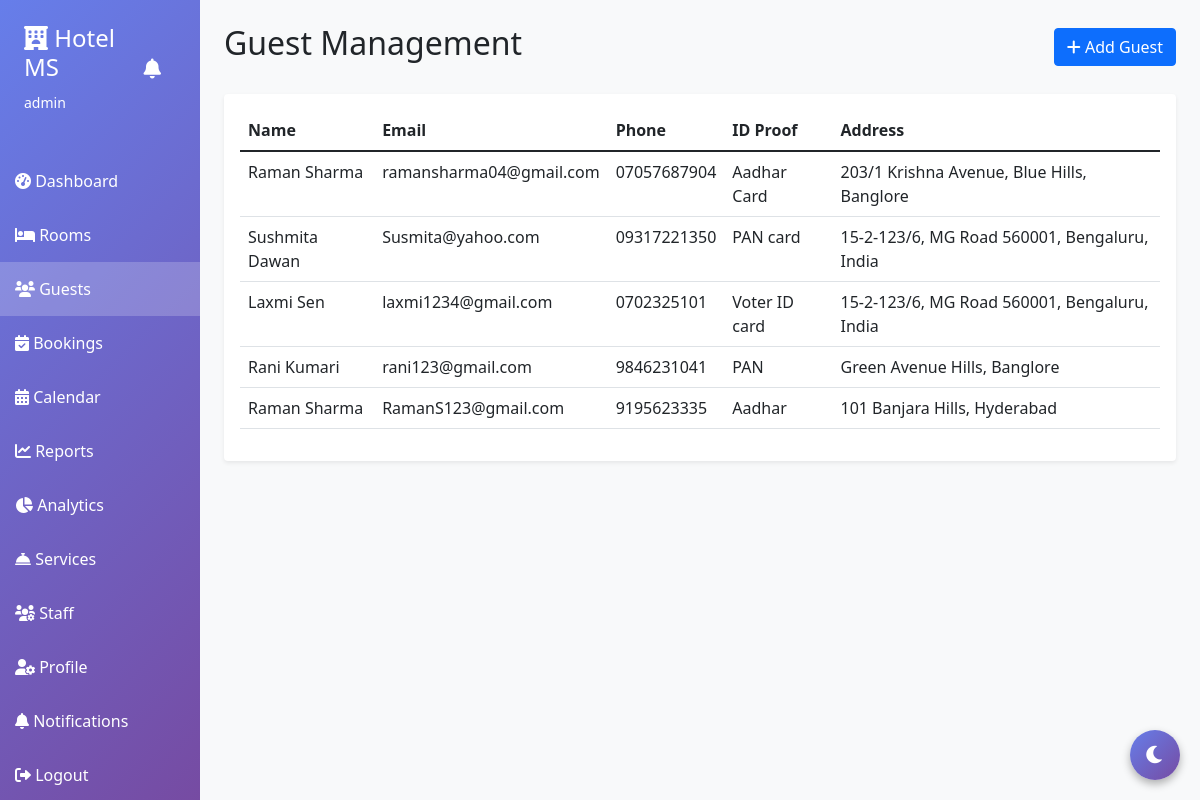
Screenshot of /guests (signed in) with the database file from the repository.
### server.py (models this page shows)
class User(UserMixin, db.Model):
    id = db.Column(db.Integer, primary_key=True)
    username = db.Column(db.String(80), unique=True, nullable=False)
    password = db.Column(db.String(200), nullable=False)
    role = db.Column(db.String(20), default='staff')
    guest_id = db.Column(db.Integer, db.ForeignKey('guest.id'), nullable=True)

class Guest(db.Model):
    id = db.Column(db.Integer, primary_key=True)
    name = db.Column(db.String(100), nullable=False)
    email = db.Column(db.String(100))
    phone = db.Column(db.String(20), nullable=False)
    id_proof = db.Column(db.String(50))
    address = db.Column(db.Text)
    loyalty_points = db.Column(db.Integer, default=0)
    loyalty_tier = db.Column(db.String(20), default='Bronze')  # Bronze, Silver, Gold, Platinum
    bookings = db.relationship('Booking', backref='guest', lazy=True)
    user = db.relationship('User', backref='guest_account', uselist=False)

### server.py (the view)
@app.route('/guests')
@login_required
def guests():
    if current_user.role == 'guest':
        return redirect(url_for('guest_dashboard'))
    all_guests = Guest.query.all()
    return render_template('guests.html', guests=all_guests)

### server.py (called while the page is built)
@login_manager.user_loader
def load_user(user_id):
    return User.query.get(int(user_id))

### templates/guests.html (shortened to what this page needs)
{% extends "base.html" %}
{% block content %}
<div class="d-flex justify-content-between align-items-center mb-4">
    <h2>Guest Management</h2>
    <button class="btn btn-primary" data-bs-toggle="modal" data-bs-target="#addGuestModal">
        <i class="fas fa-plus"></i> Add Guest
    </button>
</div>
<div class="card">
    <div class="card-body">
        <table class="table">
            <thead>
                <tr>
                    <th>Name</th>
                    <th>Email</th>
                    <th>Phone</th>
                    <th>ID Proof</th>
                    <th>Address</th>
                </tr>
            </thead>
            <tbody>
                {% for guest in guests %}
                <tr>
                    <td>{{ guest.name }}</td>
                    <td>{{ guest.email }}</td>
                    <td>{{ guest.phone }}</td>
                    <td>{{ guest.id_proof }}</td>
                    <td>{{ guest.address }}</td>
                </tr>
                {% endfor %}
            </tbody>
        </table>
    </div>
</div>
{% endblock %}

### templates/base.html (shortened to what this page needs)
<!DOCTYPE html>
<html lang="en">
<head>
    <link href="https://cdn.jsdelivr.net/npm/bootstrap@5.1.3/dist/css/bootstrap.min.css" rel="stylesheet">
    <link rel="stylesheet" href="https://cdnjs.cloudflare.com/ajax/libs/font-awesome/6.0.0/css/all.min.css">
</head>
<body>
    {% if current_user.is_authenticated %}
    <div class="container-fluid">
        <div class="row">
            <div class="col-md-2 sidebar p-0">
                <div class="p-4 text-white">
                    <div class="d-flex justify-content-between align-items-center mb-3">
                        <div>
                            <h4><i class="fas fa-hotel"></i> Hotel MS</h4>
                            <small>{{ current_user.username }}</small>
                        </div>
                        <div>
                            <a href="{{ url_for('notifications') }}" class="text-white position-relative"
                                title="Notifications">
                                <i class="fas fa-bell fa-lg"></i>
                            </a>
                        </div>
                    </div>
                </div>
                <nav>
                    {% if current_user.role == 'guest' %}
                    <a href="{{ url_for('guest_dashboard') }}"
                        class="{% if request.endpoint == 'guest_dashboard' %}active{% endif %}">
                        <i class="fas fa-tachometer-alt"></i> My Dashboard
                    </a>
                    <a href="{{ url_for('guest_book_room') }}"
                        class="{% if request.endpoint == 'guest_book_room' %}active{% endif %}">
                        <i class="fas fa-bed"></i> Book a Room
                    </a>
                    <a href="{{ url_for('profile') }}" class="{% if request.endpoint == 'profile' %}active{% endif %}">
                        <i class="fas fa-user"></i> My Profile
                    </a>
                    <a href="{{ url_for('notifications') }}"
                        class="{% if request.endpoint == 'notifications' %}active{% endif %}">
                        <i class="fas fa-bell"></i> Notifications
                    </a>
                    <a href="{{ url_for('logout') }}">
                        <i class="fas fa-sign-out-alt"></i> Logout
                    </a>
                    {% else %}
                    <a href="{{ url_for('dashboard') }}"
                        class="{% if request.endpoint == 'dashboard' %}active{% endif %}">
                        <i class="fas fa-tachometer-alt"></i> Dashboard
                    </a>
                    <a href="{{ url_for('rooms') }}" class="{% if request.endpoint == 'rooms' %}active{% endif %}">
                        <i class="fas fa-bed"></i> Rooms
                    </a>
                    <a href="{{ url_for('guests') }}" class="{% if request.endpoint == 'guests' %}active{% endif %}">
                        <i class="fas fa-users"></i> Guests
                    </a>
                    <a href="{{ url_for('bookings') }}"
                        class="{% if request.endpoint == 'bookings' %}active{% endif %}">
                        <i class="fas fa-calendar-check"></i> Bookings
                    </a>
                    <a href="{{ url_for('calendar') }}"
                        class="{% if request.endpoint == 'calendar' %}active{% endif %}">
                        <i class="fas fa-calendar-alt"></i> Calendar
                    </a>
                    <a href="{{ url_for('reports') }}" class="{% if request.endpoint == 'reports' %}active{% endif %}">
                        <i class="fas fa-chart-line"></i> Reports
                    </a>
                    <a href="{{ url_for('analytics') }}"
                        class="{% if request.endpoint == 'analytics' %}active{% endif %}">
                        <i class="fas fa-chart-pie"></i> Analytics
                    </a>
                    <a href="{{ url_for('services') }}"
                        class="{% if request.endpoint == 'services' %}active{% endif %}">
                        <i class="fas fa-concierge-bell"></i> Services
                    </a>
                    <a href="{{ url_for('staff') }}" class="{% if request.endpoint == 'staff' %}active{% endif %}">
                        <i class="fas fa-users-cog"></i> Staff
                    </a>
                    <a href="{{ url_for('profile') }}" class="{% if request.endpoint == 'profile' %}active{% endif %}">
                        <i class="fas fa-user-cog"></i> Profile
                    </a>
                    <a href="{{ url_for('notifications') }}"
                        class="{% if request.endpoint == 'notifications' %}active{% endif %}">
                        <i class="fas fa-bell"></i> Notifications
                    </a>
                    <a href="{{ url_for('logout') }}">
                        <i class="fas fa-sign-out-alt"></i> Logout
                    </a>
                    {% endif %}
                </nav>
            </div>
            <div class="col-md-10 p-4">
                {% block content %}{% endblock %}
            </div>
        </div>
    </div>
    {% else %}
    {% block login_content %}{% endblock %}
    {% endif %}
    <button class="dark-mode-toggle" onclick="toggleDarkMode()" title="Toggle Dark Mode">
        <i class="fas fa-moon" id="darkModeIcon"></i>
    </button>
</body>
</html>

### templates/base.html (style rules this page uses)
body { background-color: #f8f9fa; transition: all 0.3s; }
.sidebar { min-height: 100vh; background: linear-gradient(135deg, #667eea 0%, #764ba2 100%); }
.sidebar a { color: white; text-decoration: none; padding: 15px; display: block; transition: 0.3s; }
.sidebar a.active { background-color: rgba(255, 255, 255, 0.2); }
.card { box-shadow: 0 0.125rem 0.25rem rgba(0, 0, 0, 0.075); border: none; transition: all 0.3s; }
.dark-mode-toggle { position: fixed; bottom: 20px; right: 20px; width: 50px; height: 50px; border-radius: 50%; background: linear-gradient(135deg, #667eea 0%, #764ba2 100%); border: none; color: white; font-size: 20px; cursor: pointer; box-shadow: 0 4px 8px rgba(0, 0, 0, 0.3); z-index: 1000; transition: all 0.3s; }

### rows the page displays
User: username "admin"
Guest: name "Raman Sharma", email "ramansharma04@gmail.com", phone "07057687904", id_proof "Aadhar Card", address "203/1 Krishna Avenue, Blue Hills, Banglore"
Guest: name "Sushmita Dawan", email "Susmita@yahoo.com", phone "09317221350", id_proof "PAN card", address "15-2-123/6, MG Road 560001, Bengaluru, India"
Guest: name "Laxmi Sen", email "laxmi1234@gmail.com", phone "0702325101", id_proof "Voter ID card", address "15-2-123/6, MG Road 560001, Bengaluru, India"
Guest: name "Rani Kumari", email "rani123@gmail.com", phone "9846231041", id_proof "PAN", address "Green Avenue Hills, Banglore"
Guest: name "Raman Sharma", email "RamanS123@gmail.com", phone "9195623335", id_proof "Aadhar", address "101 Banjara Hills, Hyderabad"
